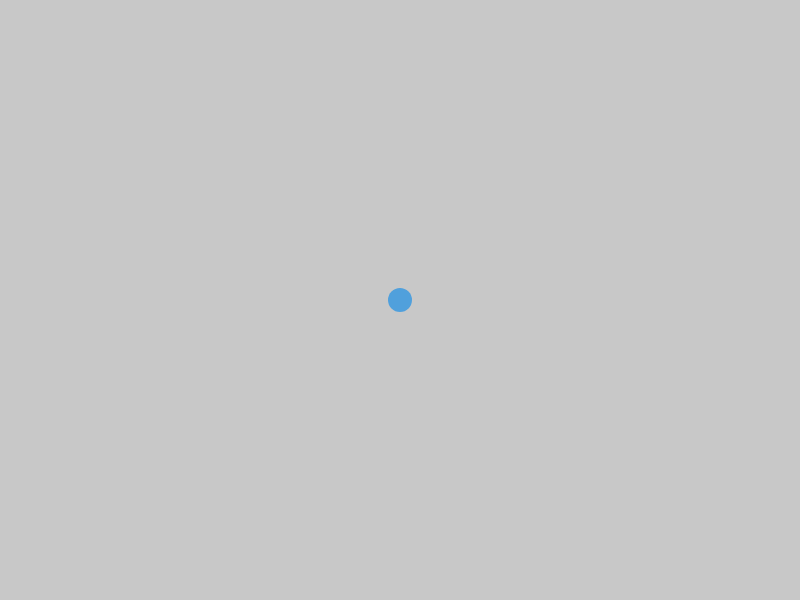
Frame 1 (no input)
Frame 2 (the mouse pressed at the canvas centre, redrawn once): identical to frame 1, image omitted

The p5.js sketch that drew this single still picture (run headless with seeded random() and noise() and a simulated clock; the mouse was pressed at the canvas centre and the sketch redrawn once):

// p5.js sketch
// ── sketch.js
let x, y;

function setup() {
    createCanvas(800, 600);

    x = width / 2;
    y = height / 2;

    noLoop();
}

function draw() {
    background(200);

    fill(80, 160, 220);
    noStroke();
    circle(x, y, 24);

    fill(0);
}

function mouseDragged() {
    x = mouseX;
    y = mouseY;

    redraw();
}

function keyPressed() {
    if (key === "r") {
        x = width / 2;
        y = height / 2;

        redraw();
    } else if (key === "s") {
        randomSeed(Math.floor(Math.random() * 2 ** 32));
    }
}

// ── sketch.html
<!DOCTYPE html>
<html lang="en">
    <head>
        <meta charset="utf-8" />
        <title>Sketch</title>
        <script src="https://cdnjs.cloudflare.com/ajax/libs/p5.js/2.3.2/p5.min.js"></script>
        <script src="sketch.js"></script>
    </head>
    <body>
        <main></main>
    </body>
</html>
